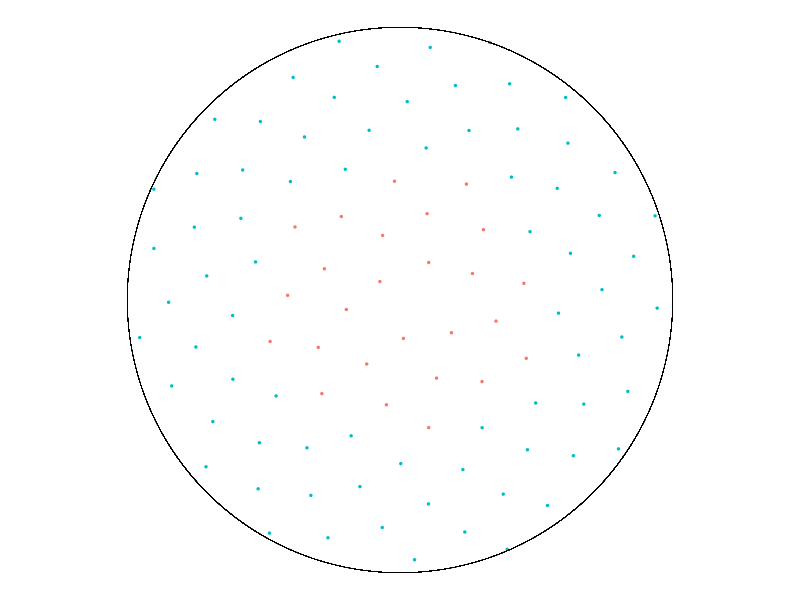

Recreate this plot in R.
## ---- chunk 1
knitr::opts_chunk$set(echo = TRUE)
## ---- chunk 2
library(tidyverse)
library(ggforce)

g_ang <- pi * (3 - sqrt(5))
## ---- chunk 3
shapes <- c(12, 14)


tibble(point = 1:100,
       x = sqrt(point) * cos(point * g_ang),
       y = sqrt(point) * sin(point * g_ang),
       color = ifelse(point < 27, "color_a", "color_b")) %>% 
  ggplot() +
  geom_point(aes(x, y, color = color), size = .5,
             shapes = as.factor(shapes),
             fill = NA,
             size = 6) +
  geom_circle(aes(x0 = 0,
                  y0 = 0,
                  r = 10),
              size = 0.1) +
  coord_fixed() +
  scale_shape_manual(values = shapes) +
  theme_void() +
  theme(legend.position = "none")
